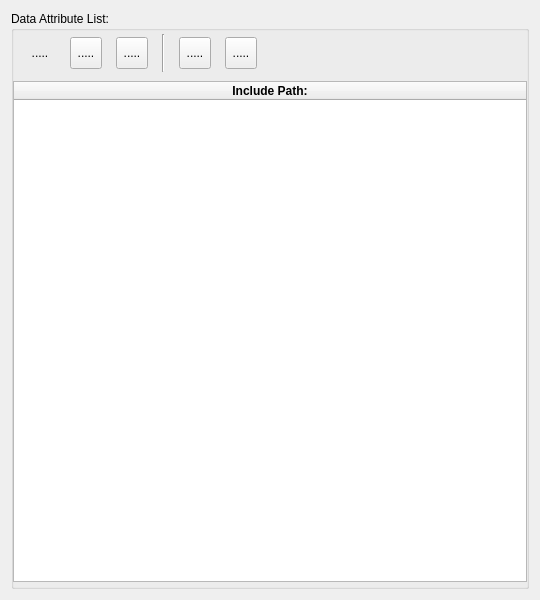
<?xml version="1.0" encoding="UTF-8"?>
<ui version="4.0">
 <class>SIIncludeList</class>
 <widget class="QWidget" name="SIIncludeList">
  <property name="geometry">
   <rect>
    <x>0</x>
    <y>0</y>
    <width>540</width>
    <height>600</height>
   </rect>
  </property>
  <property name="windowTitle">
   <string>Form</string>
  </property>
  <layout class="QVBoxLayout" name="verticalLayout_3">
   <item>
    <widget class="QGroupBox" name="groupBoxDetails">
     <property name="title">
      <string>Data Attribute List:</string>
     </property>
     <widget class="QWidget" name="widget" native="true">
      <property name="geometry">
       <rect>
        <x>5</x>
        <y>21</y>
        <width>371</width>
        <height>41</height>
       </rect>
      </property>
      <widget class="QWidget" name="horizontalLayoutWidget">
       <property name="geometry">
        <rect>
         <x>0</x>
         <y>2</y>
         <width>251</width>
         <height>38</height>
        </rect>
       </property>
       <layout class="QHBoxLayout" name="horizontalLayout">
        <item>
         <widget class="QToolButton" name="toolAddElem">
          <property name="maximumSize">
           <size>
            <width>32</width>
            <height>32</height>
           </size>
          </property>
          <property name="baseSize">
           <size>
            <width>32</width>
            <height>32</height>
           </size>
          </property>
          <property name="cursor">
           <cursorShape>PointingHandCursor</cursorShape>
          </property>
          <property name="mouseTracking">
           <bool>true</bool>
          </property>
          <property name="toolTip">
           <string>Create and add new data type.</string>
          </property>
          <property name="text">
           <string>.....</string>
          </property>
          <property name="icon">
           <iconset resource="../../../res/lusan.qrc">
            <normaloff>:/icons/Add Data Type</normaloff>:/icons/Add Data Type</iconset>
          </property>
          <property name="iconSize">
           <size>
            <width>25</width>
            <height>25</height>
           </size>
          </property>
          <property name="shortcut">
           <string>Ctrl+R</string>
          </property>
          <property name="autoRaise">
           <bool>true</bool>
          </property>
         </widget>
        </item>
        <item>
         <widget class="QToolButton" name="toolDeleteElem">
          <property name="maximumSize">
           <size>
            <width>32</width>
            <height>32</height>
           </size>
          </property>
          <property name="baseSize">
           <size>
            <width>32</width>
            <height>32</height>
           </size>
          </property>
          <property name="cursor">
           <cursorShape>PointingHandCursor</cursorShape>
          </property>
          <property name="mouseTracking">
           <bool>true</bool>
          </property>
          <property name="toolTip">
           <string>Delete active data type.</string>
          </property>
          <property name="text">
           <string>.....</string>
          </property>
          <property name="icon">
           <iconset>
            <normalon>:/icons/Delete Data Type</normalon>
           </iconset>
          </property>
          <property name="iconSize">
           <size>
            <width>25</width>
            <height>25</height>
           </size>
          </property>
          <property name="shortcut">
           <string>Ctrl+R</string>
          </property>
         </widget>
        </item>
        <item>
         <widget class="QToolButton" name="toolInsertElem">
          <property name="maximumSize">
           <size>
            <width>32</width>
            <height>32</height>
           </size>
          </property>
          <property name="baseSize">
           <size>
            <width>32</width>
            <height>32</height>
           </size>
          </property>
          <property name="cursor">
           <cursorShape>PointingHandCursor</cursorShape>
          </property>
          <property name="mouseTracking">
           <bool>true</bool>
          </property>
          <property name="toolTip">
           <string>Remove selected field</string>
          </property>
          <property name="text">
           <string>.....</string>
          </property>
          <property name="icon">
           <iconset>
            <normalon>:/icons/Insert Field</normalon>
           </iconset>
          </property>
          <property name="iconSize">
           <size>
            <width>25</width>
            <height>25</height>
           </size>
          </property>
          <property name="shortcut">
           <string>Ctrl+R</string>
          </property>
         </widget>
        </item>
        <item>
         <widget class="Line" name="line_2">
          <property name="orientation">
           <enum>Qt::Orientation::Vertical</enum>
          </property>
         </widget>
        </item>
        <item>
         <widget class="QToolButton" name="toolMoveUp">
          <property name="maximumSize">
           <size>
            <width>32</width>
            <height>32</height>
           </size>
          </property>
          <property name="baseSize">
           <size>
            <width>32</width>
            <height>32</height>
           </size>
          </property>
          <property name="cursor">
           <cursorShape>PointingHandCursor</cursorShape>
          </property>
          <property name="mouseTracking">
           <bool>true</bool>
          </property>
          <property name="toolTip">
           <string>Move selection up.</string>
          </property>
          <property name="text">
           <string>.....</string>
          </property>
          <property name="icon">
           <iconset>
            <normalon>:/icons/Move Up</normalon>
           </iconset>
          </property>
          <property name="iconSize">
           <size>
            <width>25</width>
            <height>25</height>
           </size>
          </property>
          <property name="shortcut">
           <string>Ctrl+R</string>
          </property>
         </widget>
        </item>
        <item>
         <widget class="QToolButton" name="toolMoveDown">
          <property name="maximumSize">
           <size>
            <width>32</width>
            <height>32</height>
           </size>
          </property>
          <property name="baseSize">
           <size>
            <width>32</width>
            <height>32</height>
           </size>
          </property>
          <property name="cursor">
           <cursorShape>PointingHandCursor</cursorShape>
          </property>
          <property name="mouseTracking">
           <bool>true</bool>
          </property>
          <property name="toolTip">
           <string>Move selection down.</string>
          </property>
          <property name="text">
           <string>.....</string>
          </property>
          <property name="icon">
           <iconset resource="../../../res/lusan.qrc">
            <normaloff>:/icons/Move Down</normaloff>:/icons/Move Down</iconset>
          </property>
          <property name="iconSize">
           <size>
            <width>25</width>
            <height>25</height>
           </size>
          </property>
          <property name="shortcut">
           <string>Ctrl+R</string>
          </property>
         </widget>
        </item>
       </layout>
      </widget>
     </widget>
     <widget class="QWidget" name="horizontalLayoutWidget_2">
      <property name="geometry">
       <rect>
        <x>2</x>
        <y>70</y>
        <width>521</width>
        <height>501</height>
       </rect>
      </property>
      <layout class="QHBoxLayout" name="horizontalLayout_2">
       <property name="rightMargin">
        <number>7</number>
       </property>
       <item>
        <widget class="QTableWidget" name="tableIncludes">
         <property name="enabled">
          <bool>true</bool>
         </property>
         <property name="cursor" stdset="0">
          <cursorShape>PointingHandCursor</cursorShape>
         </property>
         <property name="contextMenuPolicy">
          <enum>Qt::ContextMenuPolicy::DefaultContextMenu</enum>
         </property>
         <property name="autoFillBackground">
          <bool>true</bool>
         </property>
         <property name="midLineWidth">
          <number>1</number>
         </property>
         <property name="verticalScrollBarPolicy">
          <enum>Qt::ScrollBarPolicy::ScrollBarAsNeeded</enum>
         </property>
         <property name="editTriggers">
          <set>QAbstractItemView::EditTrigger::DoubleClicked|QAbstractItemView::EditTrigger::SelectedClicked</set>
         </property>
         <property name="showDropIndicator" stdset="0">
          <bool>false</bool>
         </property>
         <property name="dragDropOverwriteMode">
          <bool>false</bool>
         </property>
         <property name="selectionMode">
          <enum>QAbstractItemView::SelectionMode::SingleSelection</enum>
         </property>
         <property name="selectionBehavior">
          <enum>QAbstractItemView::SelectionBehavior::SelectRows</enum>
         </property>
         <property name="iconSize">
          <size>
           <width>16</width>
           <height>16</height>
          </size>
         </property>
         <property name="textElideMode">
          <enum>Qt::TextElideMode::ElideRight</enum>
         </property>
         <property name="sortingEnabled">
          <bool>true</bool>
         </property>
         <property name="wordWrap">
          <bool>false</bool>
         </property>
         <property name="cornerButtonEnabled">
          <bool>false</bool>
         </property>
         <property name="columnCount">
          <number>1</number>
         </property>
         <attribute name="horizontalHeaderCascadingSectionResizes">
          <bool>true</bool>
         </attribute>
         <attribute name="horizontalHeaderMinimumSectionSize">
          <number>60</number>
         </attribute>
         <attribute name="horizontalHeaderStretchLastSection">
          <bool>true</bool>
         </attribute>
         <attribute name="verticalHeaderVisible">
          <bool>false</bool>
         </attribute>
         <attribute name="verticalHeaderHighlightSections">
          <bool>false</bool>
         </attribute>
         <column>
          <property name="text">
           <string>Include Path:</string>
          </property>
          <property name="font">
           <font>
            <bold>true</bold>
           </font>
          </property>
         </column>
        </widget>
       </item>
      </layout>
     </widget>
    </widget>
   </item>
  </layout>
 </widget>
 <tabstops>
  <tabstop>toolAddElem</tabstop>
  <tabstop>toolDeleteElem</tabstop>
  <tabstop>toolInsertElem</tabstop>
  <tabstop>toolMoveUp</tabstop>
  <tabstop>toolMoveDown</tabstop>
  <tabstop>tableIncludes</tabstop>
 </tabstops>
 <resources>
  <include location="../../../res/lusan.qrc"/>
 </resources>
 <connections/>
</ui>
